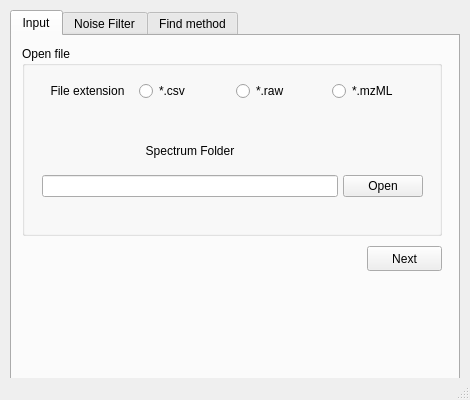
<?xml version="1.0" encoding="UTF-8"?>
<ui version="4.0">
 <class>MainWindow</class>
 <widget class="QMainWindow" name="MainWindow">
  <property name="geometry">
   <rect>
    <x>0</x>
    <y>0</y>
    <width>470</width>
    <height>400</height>
   </rect>
  </property>
  <property name="windowTitle">
   <string>MainWindow</string>
  </property>
  <widget class="QWidget" name="centralwidget">
   <widget class="QTabWidget" name="tabWidget">
    <property name="geometry">
     <rect>
      <x>10</x>
      <y>10</y>
      <width>450</width>
      <height>370</height>
     </rect>
    </property>
    <property name="currentIndex">
     <number>0</number>
    </property>
    <widget class="QWidget" name="tab_1">
     <attribute name="title">
      <string>Input</string>
     </attribute>
     <widget class="QGroupBox" name="groupBox">
      <property name="geometry">
       <rect>
        <x>10</x>
        <y>10</y>
        <width>420</width>
        <height>190</height>
       </rect>
      </property>
      <property name="title">
       <string>Open file</string>
      </property>
      <property name="flat">
       <bool>false</bool>
      </property>
      <property name="checkable">
       <bool>false</bool>
      </property>
      <widget class="QWidget" name="gridLayoutWidget">
       <property name="geometry">
        <rect>
         <x>20</x>
         <y>80</y>
         <width>381</width>
         <height>71</height>
        </rect>
       </property>
       <layout class="QGridLayout" name="files_selectro_Layout">
        <property name="bottomMargin">
         <number>0</number>
        </property>
        <property name="horizontalSpacing">
         <number>5</number>
        </property>
        <property name="verticalSpacing">
         <number>0</number>
        </property>
        <item row="1" column="2">
         <widget class="QPushButton" name="OpenSP_btn">
          <property name="text">
           <string>Open</string>
          </property>
         </widget>
        </item>
        <item row="1" column="1">
         <widget class="QLineEdit" name="SP_line"/>
        </item>
        <item row="0" column="1">
         <widget class="QLabel" name="SP_label">
          <property name="frameShape">
           <enum>QFrame::NoFrame</enum>
          </property>
          <property name="frameShadow">
           <enum>QFrame::Plain</enum>
          </property>
          <property name="text">
           <string>Spectrum Folder</string>
          </property>
          <property name="scaledContents">
           <bool>false</bool>
          </property>
          <property name="alignment">
           <set>Qt::AlignCenter</set>
          </property>
         </widget>
        </item>
       </layout>
      </widget>
      <widget class="QWidget" name="gridLayoutWidget_3">
       <property name="geometry">
        <rect>
         <x>20</x>
         <y>30</y>
         <width>381</width>
         <height>31</height>
        </rect>
       </property>
       <layout class="QGridLayout" name="gridLayout">
        <item row="0" column="2">
         <widget class="QRadioButton" name="raw_rdbtn">
          <property name="text">
           <string>*.raw</string>
          </property>
         </widget>
        </item>
        <item row="0" column="3">
         <widget class="QRadioButton" name="mzML_rdbtn">
          <property name="text">
           <string>*.mzML</string>
          </property>
         </widget>
        </item>
        <item row="0" column="1">
         <widget class="QRadioButton" name="csv_rdbtn">
          <property name="text">
           <string>*.csv</string>
          </property>
         </widget>
        </item>
        <item row="0" column="0">
         <widget class="QLabel" name="FileExtension_Label">
          <property name="frameShape">
           <enum>QFrame::NoFrame</enum>
          </property>
          <property name="frameShadow">
           <enum>QFrame::Plain</enum>
          </property>
          <property name="text">
           <string>File extension</string>
          </property>
          <property name="scaledContents">
           <bool>false</bool>
          </property>
          <property name="alignment">
           <set>Qt::AlignCenter</set>
          </property>
         </widget>
        </item>
       </layout>
      </widget>
     </widget>
     <widget class="QPushButton" name="Next1_btn">
      <property name="geometry">
       <rect>
        <x>355</x>
        <y>210</y>
        <width>75</width>
        <height>25</height>
       </rect>
      </property>
      <property name="text">
       <string>Next</string>
      </property>
     </widget>
    </widget>
    <widget class="QWidget" name="tab_2">
     <attribute name="title">
      <string>Noise Filter</string>
     </attribute>
     <widget class="QGroupBox" name="gBox_Filter">
      <property name="geometry">
       <rect>
        <x>10</x>
        <y>10</y>
        <width>420</width>
        <height>190</height>
       </rect>
      </property>
      <property name="title">
       <string>Filter</string>
      </property>
      <widget class="QCheckBox" name="EnableFilter_cbtn">
       <property name="geometry">
        <rect>
         <x>150</x>
         <y>20</y>
         <width>141</width>
         <height>20</height>
        </rect>
       </property>
       <property name="text">
        <string>Enable Filtering</string>
       </property>
      </widget>
      <widget class="QGroupBox" name="gBox_NoiseFilter">
       <property name="geometry">
        <rect>
         <x>10</x>
         <y>50</y>
         <width>401</width>
         <height>131</height>
        </rect>
       </property>
       <property name="title">
        <string/>
       </property>
       <widget class="QWidget" name="gridLayoutWidget_2">
        <property name="geometry">
         <rect>
          <x>10</x>
          <y>10</y>
          <width>381</width>
          <height>101</height>
         </rect>
        </property>
        <layout class="QGridLayout" name="gridLayout_2">
         <item row="1" column="2">
          <widget class="QSpinBox" name="BreakCount_spinbox">
           <property name="maximum">
            <number>300</number>
           </property>
           <property name="value">
            <number>200</number>
           </property>
          </widget>
         </item>
         <item row="1" column="0">
          <widget class="QLabel" name="label_2">
           <property name="text">
            <string>Break Count</string>
           </property>
          </widget>
         </item>
         <item row="0" column="2">
          <widget class="QDoubleSpinBox" name="IntensePerc_spinbox">
           <property name="maximum">
            <double>1.000000000000000</double>
           </property>
           <property name="singleStep">
            <double>0.050000000000000</double>
           </property>
           <property name="value">
            <double>0.800000000000000</double>
           </property>
          </widget>
         </item>
         <item row="0" column="0">
          <widget class="QLabel" name="label">
           <property name="text">
            <string>Max Intensity Percentile</string>
           </property>
          </widget>
         </item>
         <item row="0" column="1">
          <spacer name="horizontalSpacer">
           <property name="orientation">
            <enum>Qt::Horizontal</enum>
           </property>
           <property name="sizeType">
            <enum>QSizePolicy::Fixed</enum>
           </property>
           <property name="sizeHint" stdset="0">
            <size>
             <width>90</width>
             <height>20</height>
            </size>
           </property>
          </spacer>
         </item>
        </layout>
       </widget>
      </widget>
     </widget>
     <widget class="QPushButton" name="Next2_btn">
      <property name="geometry">
       <rect>
        <x>355</x>
        <y>210</y>
        <width>75</width>
        <height>25</height>
       </rect>
      </property>
      <property name="text">
       <string>Next</string>
      </property>
     </widget>
    </widget>
    <widget class="QWidget" name="tab_3">
     <attribute name="title">
      <string>Find method</string>
     </attribute>
     <widget class="QGroupBox" name="gBox_SearchMethod">
      <property name="geometry">
       <rect>
        <x>10</x>
        <y>10</y>
        <width>420</width>
        <height>190</height>
       </rect>
      </property>
      <property name="title">
       <string>Search method</string>
      </property>
      <property name="flat">
       <bool>false</bool>
      </property>
      <property name="checkable">
       <bool>false</bool>
      </property>
      <widget class="QPushButton" name="EC_Dialog_btn">
       <property name="geometry">
        <rect>
         <x>30</x>
         <y>60</y>
         <width>150</width>
         <height>50</height>
        </rect>
       </property>
       <property name="text">
        <string>Elemental Composition</string>
       </property>
      </widget>
      <widget class="QPushButton" name="DB_Dialog_btn">
       <property name="geometry">
        <rect>
         <x>240</x>
         <y>60</y>
         <width>150</width>
         <height>50</height>
        </rect>
       </property>
       <property name="text">
        <string>Compounds List</string>
       </property>
      </widget>
     </widget>
    </widget>
   </widget>
  </widget>
  <widget class="QStatusBar" name="statusbar"/>
 </widget>
 <resources/>
 <connections/>
</ui>
